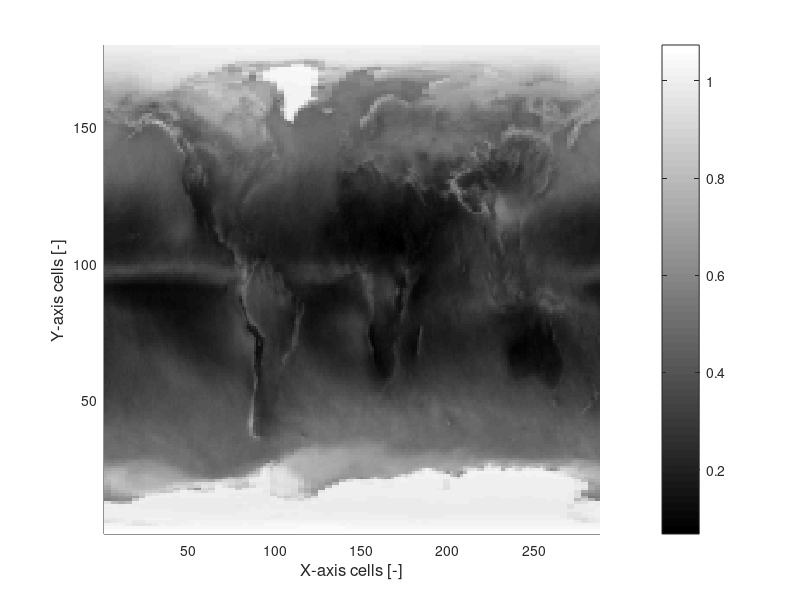

This chart was generated by the following MATLAB code:
%% TOMS Reflectivity Data Plot for 2005
close all;              % Close all figures
clear;                  % Clear workspace variables
clc;                    % Clear command window

load ga050101-051231.mat   % Load TOMS reflectivity data for the year 2005
surface(data,'EdgeColor','none')   % Plot the surface data with no edges
colormap gray           % Set colormap to grayscale
colorbar                % Display colorbar
xlim([1 288]);          % Set limit for x-axis
ylim([1 180]);          % Set limit for y-axis
fontsize = 12;          % Define font size for labels
xlabel('X-axis cells [-]', 'FontSize', fontsize)   % Add label for x-axis
ylabel('Y-axis cells [-]', 'FontSize', fontsize)   % Add label for y-axis
